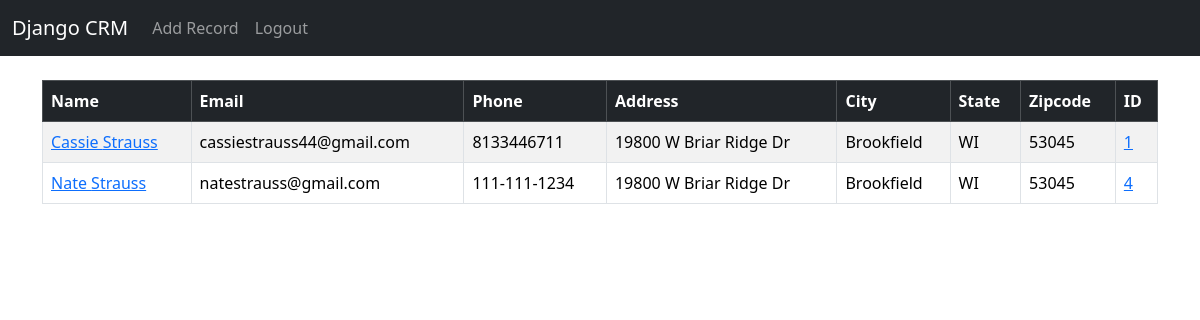
The app's page / (signed in) with its own data.
### website/models.py (models this page shows, shortened)
class Record(models.Model):
    created_at = models.DateTimeField(auto_now_add=True)
    first_name = models.CharField(max_length=50)
    last_name =  models.CharField(max_length=50)
    email = models.CharField(max_length=100)
    phone =  models.CharField(max_length=15)
    address =  models.CharField(max_length=100)
    city =  models.CharField(max_length=50)
    state =  models.CharField(max_length=50)
    zipcode =  models.CharField(max_length=20)

### website/views.py (the view)
# urls.py: path('', views.home, name='home'),
def home(request):
    records = Record.objects.all()
    if request.method == 'POST':
        username = request.POST['username']
        password = request.POST['password']
        user = authenticate(request, username=username, password=password)
        if user is not None:
            login(request, user)
            messages.success(request, "You have been logged in!")
            return redirect('home')
        else:
            messages.success(request, "There was an error logging in, please try again.")
            return redirect('home')
    else:
        return render(request, 'home.html', {'records':records})

### website/templates/home.html (shortened to what this page needs)
{% extends 'base.html' %}
{% block content %}
    {% if user.is_authenticated %}
        <table class="table table-striped table-hover table-bordered">
            <thead class="table-dark">
              <tr>
                <th scope="col">Name</th>
                <th scope="col">Email</th>
                <th scope="col">Phone</th>
                <th scope="col">Address</th>
                <th scope="col">City</th>
                <th scope="col">State</th>
                <th scope="col">Zipcode</th>
                <th scope="col">ID</th>
              </tr>
            </thead>
            <tbody>
        {% if records %}
            {% for record in records %}
            <tr>
                <td><a href="{% url 'record' record.id %}">{{ record.first_name }} {{ record.last_name }}</a></td>
                <td>{{ record.email }}</td>
                <td>{{ record.phone }}</td>
                <td>{{ record.address }}</td>
                <td>{{ record.city }}</td>
                <td>{{ record.state }}</td>
                <td>{{ record.zipcode }}</td>
                <td><a href="{% url 'record' record.id %}">{{ record.id }}</a></td>
            </tr>
            {% endfor %}
        {% endif %}
                    </tbody>
                </table>
{% endif %}
{% endblock %}

### website/templates/base.html (shortened to what this page needs)
<!DOCTYPE html>
<html lang="en">
  <head>
    <link
      href="https://cdn.jsdelivr.net/npm/bootstrap@5.3.3/dist/css/bootstrap.min.css"
      rel="stylesheet"
    />
  </head>
  <body>
    {% include 'navbar.html' %}
    <div class="container">
      <br />
      {% block content%}
      {% endblock %}
    </div>
  </body>
</html>

### website/templates/navbar.html (shortened to what this page needs)
<nav class="navbar navbar-expand-lg navbar-dark bg-dark">
  <div class="container-fluid">
    <a class="navbar-brand" href="{% url 'home' %}">Django CRM</a>
    <div class="collapse navbar-collapse" id="navbarSupportedContent">
      <ul class="navbar-nav me-auto mb-2 mb-lg-0">
        {% if user.is_authenticated %}
        <li class="nav-item">
          <a class="nav-link" href="{% url 'add_record' %}">Add Record</a>
        <li class="nav-item">
          <a class="nav-link" href="{% url 'logout' %}">Logout</a>
        </li>
        {% endif %}
      </ul>
    </div>
  </div>
</nav>

### records on screen
Record: first_name "Cassie", last_name "Strauss", email "cassiestrauss44@gmail.com", phone "8133446711", address "19800 W Briar Ridge Dr", city "Brookfield", state "WI", zipcode "53045", id "1"
Record: first_name "Nate", last_name "Strauss", email "natestrauss@gmail.com", phone "111-111-1234", address "19800 W Briar Ridge Dr", city "Brookfield", state "WI", zipcode "53045", id "4"
